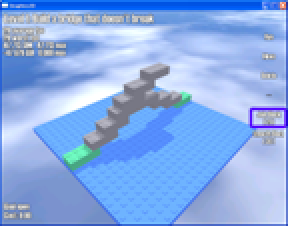
#> input picture dynablocks/data/1.png, 144 x 113 px (shown 2 times larger)
$ python g3d_bg.py ../data/1.png out.png
#> lines starting #> are read from the running program, lines starting #| are printed output that depends on the picture; after the words box and inside, x2 and y2 are one past the last pixel; in counts of white or black regions, pixels touching at a corner belong together
"""Background estimate for screenshot 2 (unknown camera, no rebuilt sky): inside each text block the thumb is replaced
by a per-column linear interpolation between the clean rows just above and below the block, then upscaled to the
806x632 canvas (bicubic).  Blocks: (row_above, row_below, c0, c1).
    uv run python g3d_bg.py THUMB2 OUT.png
"""
import sys
import numpy as np
from PIL import Image

BLOCKS = [(6, 12, 0, 60),        # title line
          (12, 29, 0, 40),       # stats lines (sky gradient; the ground edge crosses at the far right)
          (100, 110, 0, 22),     # bottom-left lines (flat green)
          ]

if __name__ == "__main__":
    T = np.asarray(Image.open(sys.argv[1]).convert("RGB")).astype(np.float32); bg = T.copy()
    for a, b, c0, c1 in BLOCKS:
        for r in range(a + 1, b): w = (r - a) / (b - a); bg[r, c0:c1] = (1 - w) * T[a, c0:c1] + w * T[b, c0:c1]
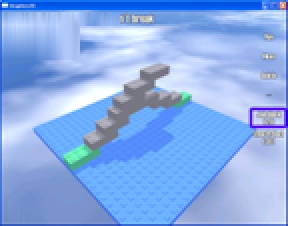
#> bg: shape (113, 144, 3) float32 (shown 2 times larger); mean R, G, B 136.7, 173, 233.2
    # stats block: sky and ground are split by a straight edge -> separate quadratic surfaces, class by the fitted edge
    R, Cc = np.mgrid[0:113, 0:144]; G = T[..., 1] - np.maximum(T[..., 0], T[..., 2]) > 25
#> after `G = T[..., 1] - np.maximum(T[..., 0], T[..., 2]) > 25`:
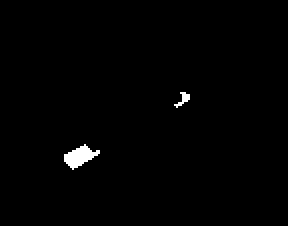
#> G: shape (113, 144) bool (shown 2 times larger); 0.89% white; 2 white regions, box (x1, y1, x2, y2) and area: (32, 72, 50, 85) 119, (87, 46, 95, 54) 26
    zone = (R >= 4) & (R < 60) & (Cc >= 1) & (Cc < 70); txt = np.zeros_like(G); txt[13:30, 0:42] = True
    edge = [(r, int(np.argmax(G[r, 1:70])) + 1) for r in range(30, 60) if G[r, 1:70].any()]                # first green col per row
#> edge = []
    edge += [(r, int(np.argmax(G[r, 1:70])) + 1) for r in range(4, 6) if G[r, 1:70].any()]
#> (the run stopped early here; a loop or call above may not have finished)

$ run again, on dynablocks/data/3.png
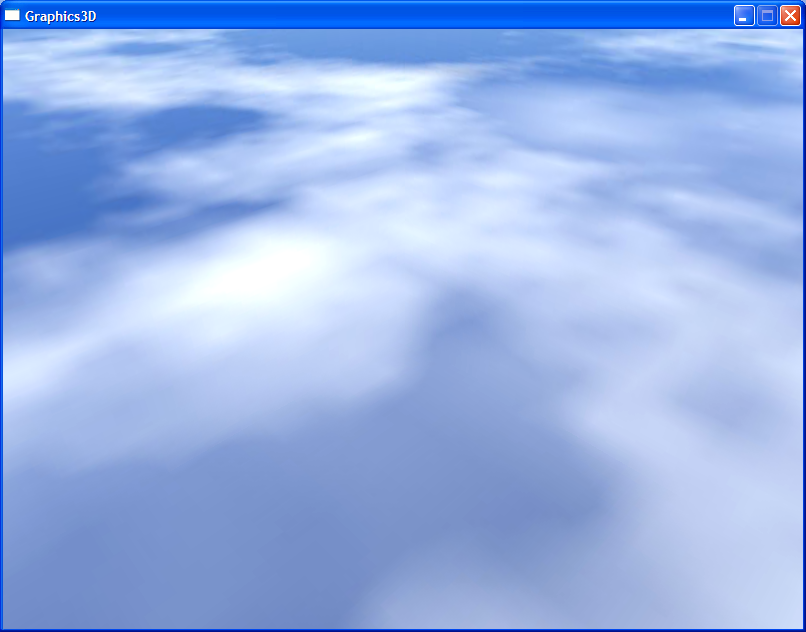
#> input picture dynablocks/data/3.png, 806 x 632 px
#> after the loop `for a, b, c0, c1 in BLOCKS:`:
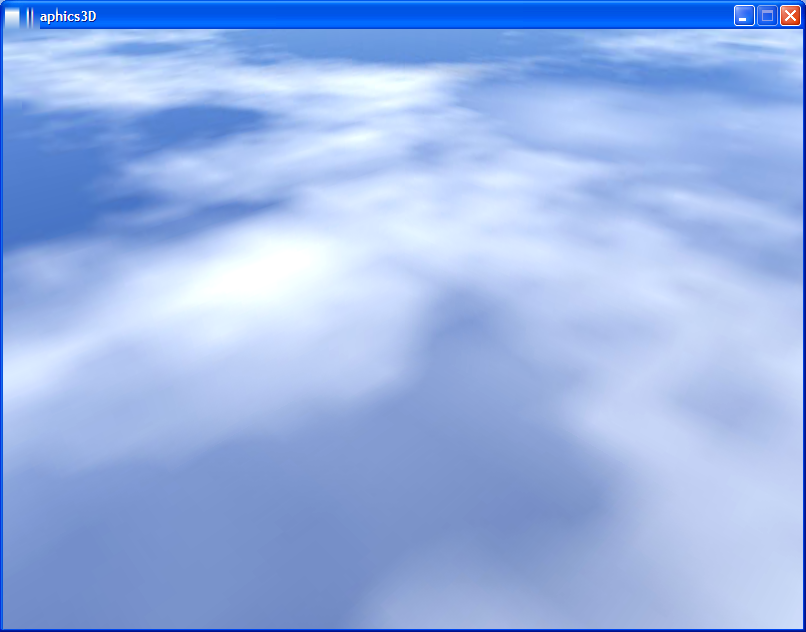
#> bg: shape (632, 806, 3) float32; mean R, G, B 151.8, 178.5, 230.5
#> G: shape (632, 806) bool; every value is 0
#> edge = []
